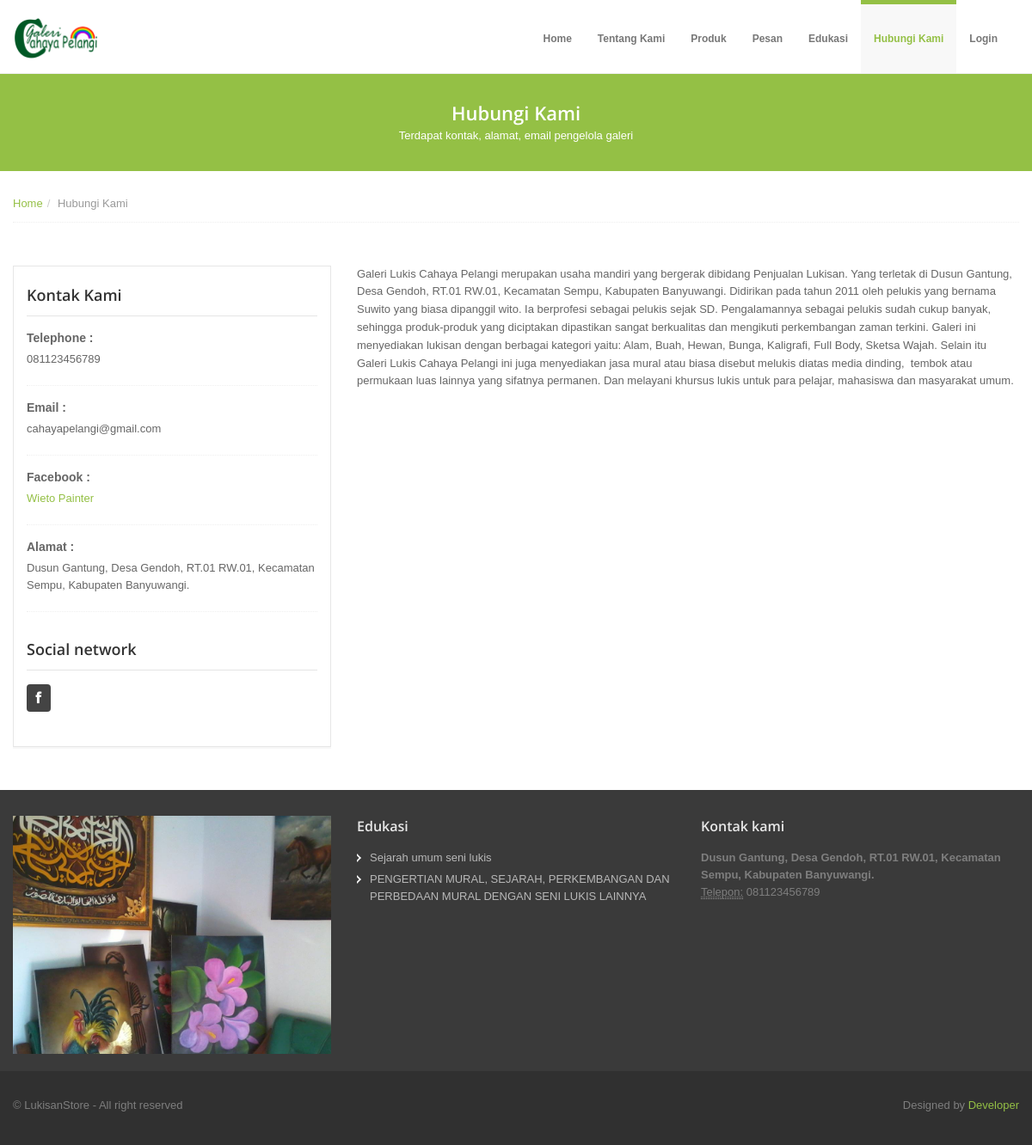
/index.php/hubungi, run on the app's committed database.
### tables this page shows
CREATE TABLE `profil` (
  `id` int(11) NOT NULL,
  `nama` varchar(50) NOT NULL,
  `deskripsi` text,
  `teks` text,
  `alamat` text NOT NULL,
  `telepon` varchar(20) NOT NULL,
  `email` varchar(50) NOT NULL,
  `facebook` varchar(50) NOT NULL,
  `website` varchar(50) NOT NULL,
  `gambar` varchar(100) NOT NULL
);

CREATE TABLE `artikel` (
  `id` int(11) NOT NULL,
  `nama` varchar(100) DEFAULT NULL,
  `link` varchar(110) DEFAULT NULL,
  `teks` text,
  `tanggal` date DEFAULT NULL,
  `gambar` varchar(110) DEFAULT NULL,
  `penulis` varchar(45) DEFAULT NULL,
  `kategori` varchar(20) DEFAULT NULL
);

### application/controllers/Hubungi.php (called while the page is built, shortened)
<?php
class Hubungi extends CI_Controller{
    function __construct()
    {
        $this->load->model('Profil_model');
        $this->load->model('Artikel_model');
    }
    function index()
    {
		$data['profil'] = $this->Profil_model->detail_data(1);
        $data['artikel'] = $this->Artikel_model->semua_data();
        $data['_view'] = 'front/hubungi';
        $this->load->view('_layouts/front/index',$data);
    }
}

### index.php (called while the page is built, shortened)
<?php
require_once BASEPATH.'core/CodeIgniter.php';

### application/models/Profil_model.php (called while the page is built, shortened)
<?php
class Profil_model extends CI_Model
{
    function __construct()
    {
        $this->table = "profil";
    }
    function detail_data($id)
    {
        $query =  $this->db->get_where($this->table, array('id' => $id));
        return $query->row();
    }
}
?>

### application/models/Artikel_model.php (called while the page is built, shortened)
<?php
class Artikel_model extends CI_Model
{
    function __construct()
    {
        $this->table = "artikel";
    }
    function semua_data()
    {
        $query =  $this->db->get($this->table);
        return $query->result();
    }
}
?>

### application/views/front/hubungi.php (the view)
<section id="subintro">
    <div class="jumbotron subhead" id="overview">
      <div class="container">
        <div class="row">
          <div class="span12">
            <div class="centered">
              <h3>Hubungi Kami</h3>
              <p>
                Terdapat kontak, alamat, email pengelola galeri
              </p>
            </div>
          </div>
        </div>
      </div>
    </div>
  </section>
  <section id="breadcrumb">
    <div class="container">
      <div class="row">
        <div class="span12">
          <ul class="breadcrumb notop">
            <li><a href="#">Home</a><span class="divider">/</span></li>
            <li class="active">Hubungi Kami</li>
          </ul>
        </div>
      </div>
    </div>
  </section>
  <section id="maincontent">
    <div class="container">
      <div class="row">
        <div class="span4">
          <aside>
            <div class="widget">
              <h4>Kontak Kami</h4>
              <ul>
                <li><label><strong>Telephone : </strong></label>
                  <p>
                    <?php echo $profil->telepon; ?>
                  </p>
                </li>
                <li><label><strong>Email : </strong></label>
                  <p>
                    <?php echo $profil->email; ?>
                  </p>
                </li>
                <li><label><strong>Facebook : </strong></label>
                  <p>
                   <a href="https://www.facebook.com/wieto.painter.9" target="_blank"><?php echo $profil->facebook; ?></a>
                  </p>
                </li>
                <li><label><strong>Alamat : </strong></label>
                  <p>
                    <?php echo $profil->alamat; ?>
                  </p>
                </li>
              </ul>
            </div>
            <div class="widget">
              <h4>Social network</h4>
              <ul class="social-links">
                <li><a href="https://www.facebook.com/wieto.painter.9" target="_blank" title="Facebook"><i class="icon-rounded icon-32 icon-facebook"></i></a></li>
              </ul>
            </div>
          </aside>
        </div>
        <div class="span8">
          <?php echo $profil->teks; ?>
        </div>
      </div>
    </div>
  </section>

### application/views/_layouts/front/footer.php
<footer class="footer">
  <div class="container">
    <div class="row">
      <div class="span4">
        <img src="<?php echo base_url('upload/profil/'.$profil->gambar); ?>">
      </div>
      <div class="span4">
        <div class="widget">
          <h5>Edukasi</h5>
          <ul class="regular">
            <?php foreach ($artikel as $artikel): ?>
              <li><a href="<?php echo site_url('artikel/detail/'.$artikel->link) ?>"><?php echo $artikel->nama; ?></a></li>
            <?php endforeach ?>
          </ul>
        </div>
      </div>
      <div class="span4">
        <div class="widget">
          <h5>Kontak kami</h5>
          <address>
            <strong><?php echo $profil->alamat; ?></strong><br>
            <abbr title="Telepon">Telepon:</abbr> <?php echo $profil->telepon; ?>
          </address>
        </div>
      </div>
    </div>
  </div>
  <div class="verybottom">
    <div class="container">
      <div class="row">
        <div class="span6">
          <p>
            &copy; LukisanStore - All right reserved
          </p>
        </div>
        <div class="span6">
          <div class="credits">
            Designed by <a href="#">Developer</a>
          </div>
        </div>
      </div>
    </div>
  </div>
</footer>

### assets/front/css/docs.css (style rules this page uses)
section { padding-top: 30px; }
.jumbotron { position: relative; }

### assets/front/css/style.css (style rules this page uses)
.row { margin-bottom: 20px; }
#maincontent { z-index: 1000; margin-top: 0px; }
section#subintro { width: 100%; color: #fff; height: auto; margin: 0 auto; padding: 0; margin-top: 80px; }
aside { padding: 20px 15px 0 15px; margin: 0 0 30px 0; border: 1px solid #e6e6e6; -webkit-box-shadow: 0 2px 0 rgba(0, 0, 0, 0.03); -moz-box-shadow: 0 2px 0 rgba(0, 0, 0, 0.03); box-shadow: 0 2px 0 rgba(0, 0, 0, 0.03); -webkit-box-sizing: border-box; -moz-box-sizing: border-box; box-sizing: border-box; }
aside .widget { margin-bottom: 30px; }
aside .widget ul { list-style: none; margin-left: 0; }
aside .widget ul li { border-bottom: 1px dotted #efefef; margin: 15px 0 0 0; padding-bottom: 5px; }
aside .widget h4 { border-bottom: 1px solid #e5e5e5; padding-bottom: 10px; margin-bottom: 15px; }
.widget .social-links { list-style: none; }
.widget .social-links li { padding: 0; border: none; float: none; display: inline; }
[class^="icon-"], [class*=" icon-"] { float: none; }
.icon-square, .icon-rounded, .icon-plain, .icon-circled { margin: 10px 10px 10px 0; display: inline-block !important; text-align: center !important; color: #fff; width: 18px; height: 18px; padding: 3px; font-size: 12px; line-height: 18px; text-shadow: none; cursor: pointer; }
.icon-rounded { background-color: #444; border-radius: 4px; -moz-border-radius: 4px; -webkit-border-radius: 4px; }
[class^="icon-"], [class*=" icon-"] { margin-top: 1px; margin-right: .3em; }
.icon-32 { width: 24px; height: 24px; padding: 4px; font-size: 16px; line-height: 24px; }
.subhead { text-align: left; margin: 0 0 20px 0; padding: 35px 0 10px 0 }
.subhead h3 { color: #fff; margin: 0; padding: 0; }
.subhead p { padding: 0; margin: 0; }
#breadcrumb .breadcrumb { margin: -30px 0 0 0; border-bottom: 1px dotted #eeeeee; padding-bottom: 10px; }
.breadcrumb>li { display: inline-block; *display: inline; line-height: 1.6em; *zoom: 1; }
.breadcrumb>li>.divider { padding: 0 5px; color: #ccc; }
footer { padding-top: 30px; color: #7e7e7e; }
footer.footer { background: #3a3a3a; }
footer h1, footer h2, footer h3, footer h4, footer h5, footer h6 { color: #e8e8e8; }
footer .verybottom { padding-top: 30px; background: #303030; }
footer ul.regular li a, footer .nav-list li.nav-header { text-shadow: none; color: #b8b8b8; }
footer ul.regular, footer ul.nav { margin-left: 0; list-style: none; }
footer ul.regular li { background-attachment: scroll; background: url(../img/list/white-arrow.png) no-repeat 0 5px; padding-left: 15px; margin-top: 5px; margin-left: 0; }
.credits { text-align: right; }
.centered { text-align: center; }

### assets/front/color/default.css (style rules this page uses)
a { color: #94c045; }
section#subintro { background: #94c045; }

### assets/front/css/overwrite.css (style rules this page uses)
img { max-width: 100%; width: auto\9; height: auto; vertical-align: middle; border: 0; -ms-interpolation-mode: bicubic; }
body { margin: 0; font-family: Tahoma, Arial, sans-serif; font-size: 13px; line-height: 1.6em; color: #666; background-color: #ffffff; }
p { margin: 0 0 15px; }
a { color: #0088cc; text-decoration: none; }
h1, h2, h3, h4, h5, h6 { color:#333; font-family: 'Open Sans', sans-serif; font-weight:600; line-height:1.5em; margin-top:0; margin-bottom:15px; }
h3 { font-size: 22px; }
h4 { font-size: 18px; }
h5 { font-size: 16px; }
.breadcrumb { padding: 8px 0; background-color: #fff; -webkit-border-radius: 0; -moz-border-radius: 0; border-radius: 0; }
.breadcrumb > li { text-shadow: none; }
.breadcrumb li span { color:#aaa; padding:0 5px; }

### data on the page
profil: telepon "081123456789", email "cahayapelangi@gmail.com", facebook "Wieto Painter", alamat "Dusun Gantung, Desa Gendoh, RT.01 RW.01, Kecamatan Sempu, Kabupaten Banyuwangi.", teks "Galeri Lukis Cahaya Pelangi merupakan usaha mandiri yang bergerak dibidang Penjualan Lukisan. Yang terletak di Dusun Gantung, Desa Gendoh, RT.01 RW.01, Kecamatan Sempu, Kabupaten Banyuwangi. Didirikan pada tahun 2011 oleh pelukis yang bernama Suwito yang biasa dipanggil wito. Ia berprofesi sebagai pelukis sejak SD. Pengalamannya sebagai pelukis sudah cukup banyak, sehingga produk-produk yang diciptakan dipastikan sangat berkualitas dan mengikuti perkembangan zaman terkini. Galeri ini menyediakan lukisan dengan berbagai kategori yaitu: Alam, Buah, Hewan, Bunga, Kaligrafi, Full Body, Sketsa Wajah. Selain itu Galeri Lukis Cahaya Pelangi ini juga menyediakan jasa mural atau biasa disebut…", gambar (picture)
artikel: nama "Sejarah umum seni lukis"
artikel: nama "PENGERTIAN MURAL, SEJARAH, PERKEMBANGAN DAN PERBEDAAN MURAL DENGAN SENI LUKIS LAINNYA"
